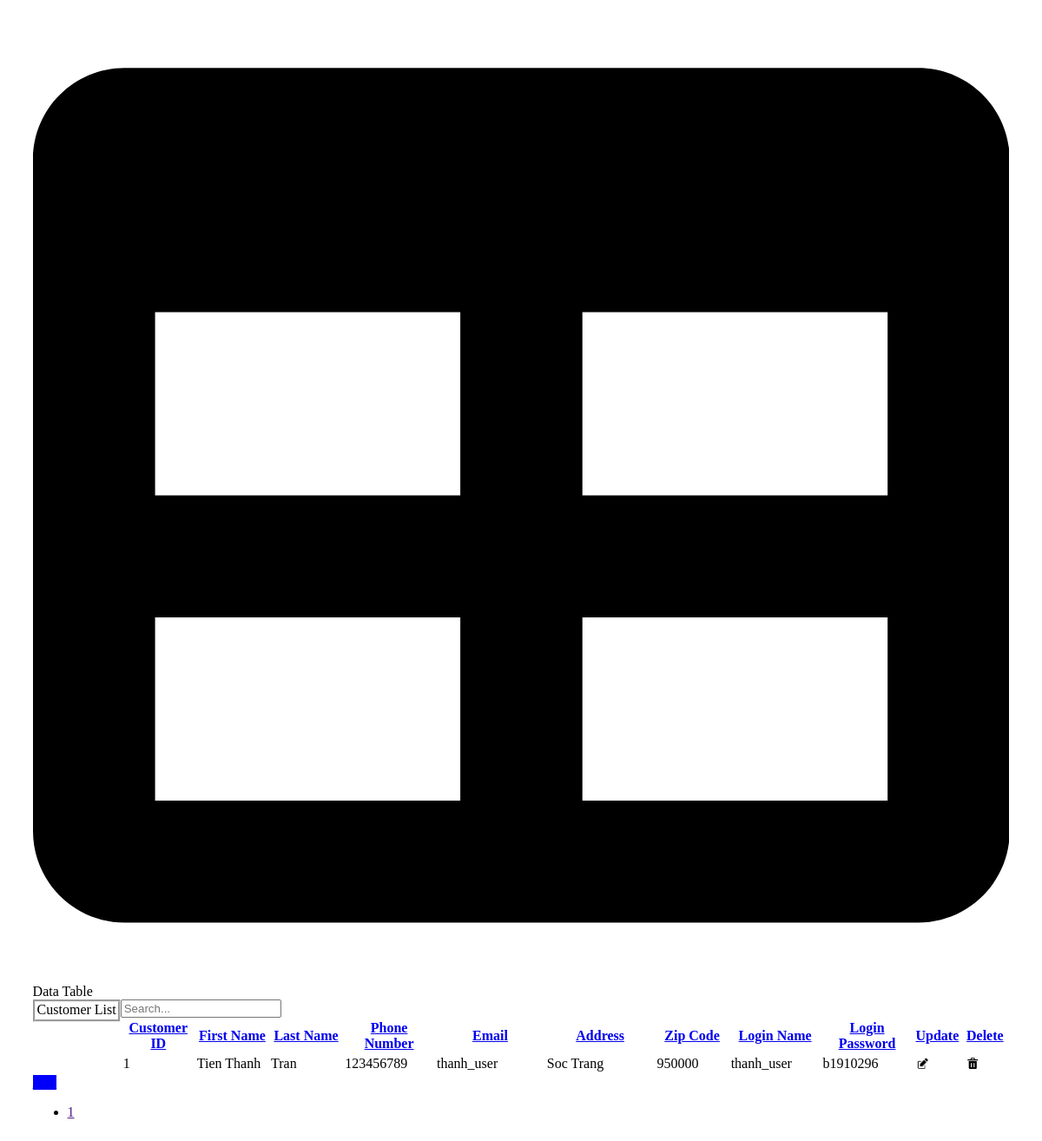
Page /server/customer.php on the committed database.
### tables this page shows
CREATE TABLE `customers` (
  `customer_id` int(11) NOT NULL,
  `first_name` varchar(20) DEFAULT NULL,
  `last_name` varchar(20) DEFAULT NULL,
  `email` varchar(100) DEFAULT NULL,
  `phone_number` int(11) DEFAULT NULL,
  `customer_address` varchar(240) DEFAULT NULL,
  `zip_code` int(6) DEFAULT NULL,
  `login_name` varchar(100) DEFAULT NULL,
  `login_password` varchar(40) DEFAULT NULL
);

### server/customer.php (the view, shortened to what this page needs)
<?php
    $sql_customer = mysqli_query($connect, 'SELECT * FROM customers ORDER BY customer_id ASC');
?>
<div class="card mb-4" style="width: 95%; display: table; margin: 0 auto;">
    <div class="card-header" >
        Data Table
    </div>
    <div class="card-body">
        <div class="dataTable-wrapper dataTable-loading no-footer sortable searchable fixed-columns">
            <div class="dataTable-top">
                <div class="dataTable-dropdown">
                    <label>
                        <option style="border-style: groove; float:left;">Customer List</option>
                    </label>
                </div>
                <div class="dataTable-search">
                    <input class="dataTable-input" placeholder="Search..." type="text">
                </div>
            </div>
            <div class="dataTable-container">
                <table id="datatablesSimple" class="dataTable-table">
                    <thead>
                        <tr>
                            <th data-sortable="" style="width: 8%;"><a href="#">Customer ID</a></th>
                            <th data-sortable="" style="width: 8%;"><a href="#">First Name</a></th>
                            <th data-sortable="" style="width: 8%"><a href="#">Last Name</a></th>
                            <th data-sortable="" style="width: 10%"><a href="#">Phone Number</a></th>
                            <th data-sortable="" style="width: 12%"><a href="#">Email</a></th>
                            <th data-sortable="" style="width: 12%;"><a href="#">Address</a></th>
                            <th data-sortable="" style="width: 8%;"><a href="#">Zip Code</a></th>
                            <th data-sortable="" style="width: 10%;"><a href="#">Login Name</a></th>
                            <th data-sortable="" style="width: 10%;"><a href="#">Login Password</a></th>
                            <th data-sortable="" style="width: 5%;"><a href="#">Update</a></th>
                            <th data-sortable="" style="width: 5%;"><a href="#">Delete</a></th>
                        </tr>
                    </thead>
                    <tbody>
                        <?php
                            while($fetch_customer = mysqli_fetch_array($sql_customer)){
                                $i = $fetch_customer['customer_id'];
                        ?>
                        <tr>
                            <td> <?php echo $fetch_customer['customer_id']?> </td>
                            <td> <?php echo $fetch_customer['first_name']?> </td>
                            <td> <?php echo $fetch_customer['last_name']?> </td>
                            <td> <?php echo $fetch_customer['phone_number']?> </td>
                            <td> <?php echo $fetch_customer['email']?> </td>
                            <td> <?php echo $fetch_customer['customer_address']?> </td>
                            <td> <?php echo $fetch_customer['zip_code']?> </td>
                            <td> <?php echo $fetch_customer['login_name']?> </td>
                            <td> <?php echo $fetch_customer['login_password']?> </td>
                            <td>
                                <a href="#update<?php echo $i?>" role="button" style="text-decoration:none"><img src="../assets/img/update.jpg" style="height:16px; width:16px"></a>
                            </td>
                            <td>
                                <a href="?part=customer&delete_customer=<?php echo $fetch_customer['customer_id']?>" role="button" style="text-decoration:none"><img src="../assets/img/delete.jpg" style="height:20px; width:24px"></a>
                            </td>
                        </tr>
                        <?php
                            }
                        ?>
                    </tbody>
                </table>
            </div>
            <div class="dataTable-bottom">
                <div class="dataTable-info">
                    <a class="btn btn-light" href="#add" role="button" style="background:blue">Add</a>
                </div>
                <nav class="dataTable-pagination">
                    <ul class="dataTable-pagination-list">
                        <li class="active">
                            <a href="" data-page="1">1</a>
                        </li>
                    </ul>
                </nav>
            </div>
        </div>
    </div>
</div>

### rows in the picture
customers: customer_id "1", first_name "Tien Thanh", last_name "Tran", phone_number "123456789", email "thanh_user", customer_address "Soc Trang", zip_code "950000", login_name "thanh_user", login_password "b1910296"
